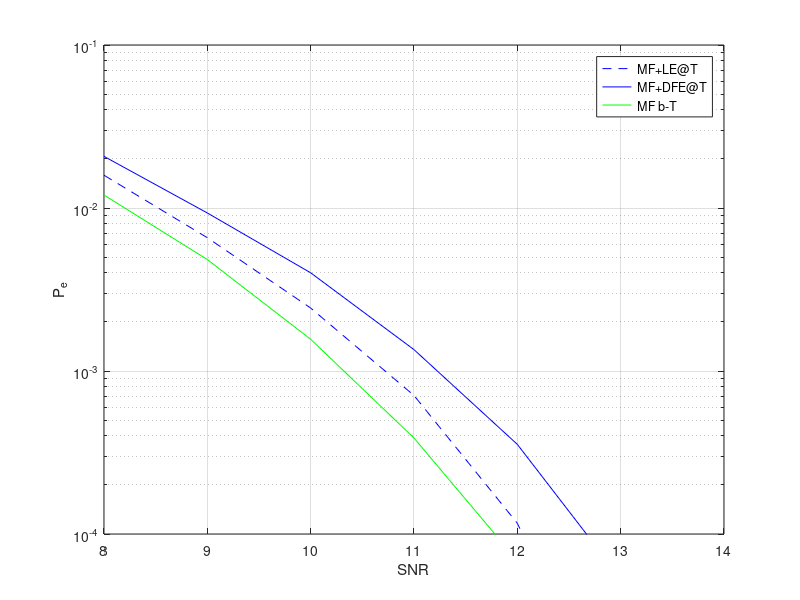

This chart was generated by the following MATLAB code:
clc; close all; clear global; clearvars;

SNR_vect = 8:14;
load('Pe_LE.mat');
load('Pe_DFE.mat');


figure()
semilogy(SNR_vect, Pe_LE, 'b--');
hold on;
grid on;
semilogy(SNR_vect, Pe_DFE, 'b');
semilogy(SNR_vect, awgn_bound, 'g');
ylim([10^-4 10^-1]);
xlabel("SNR");
ylabel("P_e");
legend('MF+LE@T','MF+DFE@T','MF b-T');